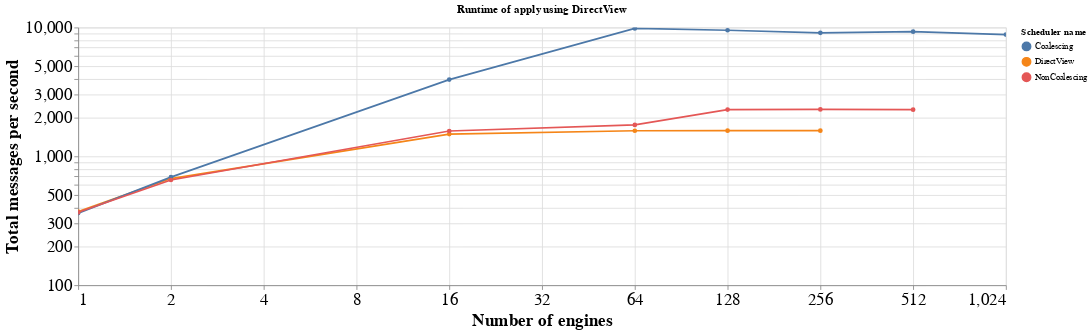

Notebook cell for this chart:
### Code cell
alt.Chart(dview).mark_line(point=True).encode(
    alt.X(
        'Number of engines',
        scale=alt.Scale(type='log', base=2)
    ),
    alt.Y(
        'Total messages per second',
        scale=alt.Scale(type='log')
    ),
    color='Scheduler name:N',
    tooltip='Total messages per second',
).configure_axis(labelFontSize=20, titleFontSize=20).properties(title='Runtime of apply using DirectView', width=1080).interactive().display(renderer='svg')

### Figure 1 — Vega-Lite specification as saved in the notebook (floating-point values rounded to 4 significant figures)
{"config": {"view": {"continuousWidth": 400, "continuousHeight": 300}, "axis": {"labelFontSize": 20, "titleFontSize": 20}}, "data": {"name": "data-f303b99b73e48d98ce153e914b33b442"}, "mark": {"type": "line", "point": true}, "encoding": {"color": {"type": "nominal", "field": "Scheduler name"}, "tooltip": {"type": "quantitative", "field": "Total messages per second"}, "x": {"type": "quantitative", "field": "Number of engines", "scale": {"base": 2, "type": "log"}}, "y": {"type": "quantitative", "field": "Total messages per second", "scale": {"type": "log"}}}, "selection": {"selector006": {"type": "interval", "bind": "scales", "encodings": ["x", "y"]}}, "title": "Runtime of apply using DirectView", "width": 1080, "$schema": "https://vega.github.io/schema/vega-lite/v4.8.1.json", "datasets": {"data-f303b99b73e48d98ce153e914b33b442": [{"Duration in ms": 268.3, "Number of messages": 100, "Number of engines": 1, "Scheduler name": "DirectView", "Speedup": 1.0, "Messages per engine per second": 372.8, "Total messages per second": 372.8}, {"Duration in ms": 297.4, "Number of messages": 100, "Number of engines": 2, "Scheduler name": "DirectView", "Speedup": 1.0, "Messages per engine per second": 336.3, "Total messages per second": 672.6}, {"Duration in ms": 1074.0, "Number of messages": 100, "Number of engines": 16, "Scheduler name": "DirectView", "Speedup": 1.0, "Messages per engine per second": 93.12, "Total messages per second": 1490.0}, {"Duration in ms": 4052.0, "Number of messages": 100, "Number of engines": 64, "Scheduler name": "DirectView", "Speedup": 1.0, "Messages per engine per second": 24.68, "Total messages per second": 1579.0}, {"Duration in ms": 8090.0, "Number of messages": 100, "Number of engines": 128, "Scheduler name": "DirectView", "Speedup": 1.0, "Messages per engine per second": 12.36, "Total messages per second": 1582.0}, {"Duration in ms": 16190.0, "Number of messages": 100, "Number of engines": 256, "Scheduler name": "DirectView", "Speedup": 1.0, "Messages per engine per second": 6.18, "Total messages per second": 1581.0}, {"Duration in ms": 275.9, "Number of messages": 100, "Number of engines": 1, "Scheduler name": "Coalescing", "Speedup": 0.9725, "Messages per engine per second": 362.5, "Total messages per second": 362.5}, {"Duration in ms": 290.1, "Number of messages": 100, "Number of engines": 2, "Scheduler name": "Coalescing", "Speedup": 1.025, "Messages per engine per second": 344.7, "Total messages per second": 689.4}, {"Duration in ms": 405.8, "Number of messages": 100, "Number of engines": 16, "Scheduler name": "Coalescing", "Speedup": 2.646, "Messages per engine per second": 246.4, "Total messages per second": 3943.0}, {"Duration in ms": 650.3, "Number of messages": 100, "Number of engines": 64, "Scheduler name": "Coalescing", "Speedup": 6.231, "Messages per engine per second": 153.8, "Total messages per second": 9841.0}, {"Duration in ms": 1345.0, "Number of messages": 100, "Number of engines": 128, "Scheduler name": "Coalescing", "Speedup": 6.015, "Messages per engine per second": 74.36, "Total messages per second": 9518.0}, {"Duration in ms": 2817.0, "Number of messages": 100, "Number of engines": 256, "Scheduler name": "Coalescing", "Speedup": 5.748, "Messages per engine per second": 35.5, "Total messages per second": 9089.0}, {"Duration in ms": 5517.0, "Number of messages": 100, "Number of engines": 512, "Scheduler name": "Coalescing", "Speedup": 0.1229, "Messages per engine per second": 18.12, "Total messages per second": 9280.0}, {"Duration in ms": 11620.0, "Number of messages": 100, "Number of engines": 1024, "Scheduler name": "Coalescing", "Speedup": null, "Messages per engine per second": 8.61, "Total messages per second": 8812.0}, {"Duration in ms": 271.9, "Number of messages": 100, "Number of engines": 1, "Scheduler name": "NonCoalescing", "Speedup": 0.9867, "Messages per engine per second": 367.8, "Total messages per second": 367.8}, {"Duration in ms": 305.3, "Number of messages": 100, "Number of engines": 2, "Scheduler name": "NonCoalescing", "Speedup": 0.9739, "Messages per engine per second": 327.5, "Total messages per second": 655.0}, {"Duration in ms": 1017.0, "Number of messages": 100, "Number of engines": 16, "Scheduler name": "NonCoalescing", "Speedup": 1.056, "Messages per engine per second": 98.31, "Total messages per second": 1573.0}, {"Duration in ms": 3648.0, "Number of messages": 100, "Number of engines": 64, "Scheduler name": "NonCoalescing", "Speedup": 1.111, "Messages per engine per second": 27.41, "Total messages per second": 1754.0}, {"Duration in ms": 5551.0, "Number of messages": 100, "Number of engines": 128, "Scheduler name": "NonCoalescing", "Speedup": 1.457, "Messages per engine per second": 18.02, "Total messages per second": 2306.0}, {"Duration in ms": 11080.0, "Number of messages": 100, "Number of engines": 256, "Scheduler name": "NonCoalescing", "Speedup": 1.462, "Messages per engine per second": 9.03, "Total messages per second": 2311.0}, {"Duration in ms": 22250.0, "Number of messages": 100, "Number of engines": 512, "Scheduler name": "NonCoalescing", "Speedup": 0.03049, "Messages per engine per second": 4.49, "Total messages per second": 2301.0}]}}
